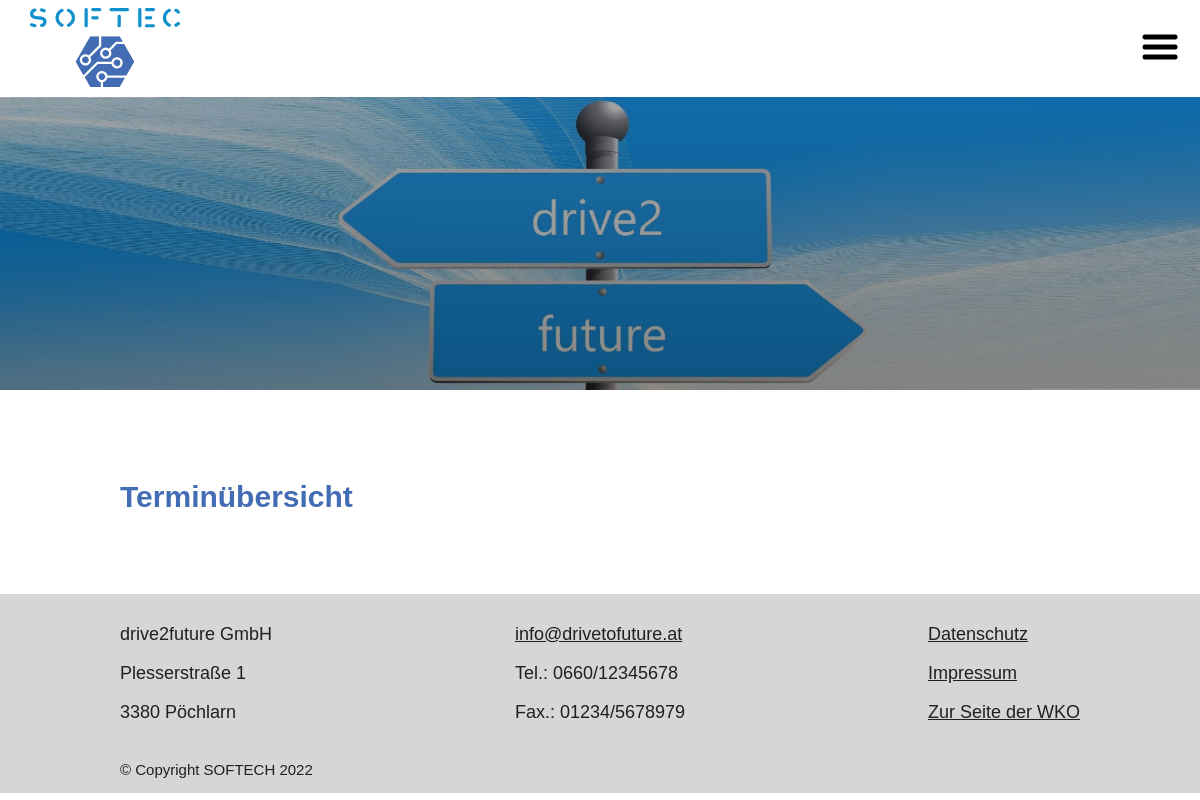
Page /views/appointments.php (signed in) on the earlier database version.
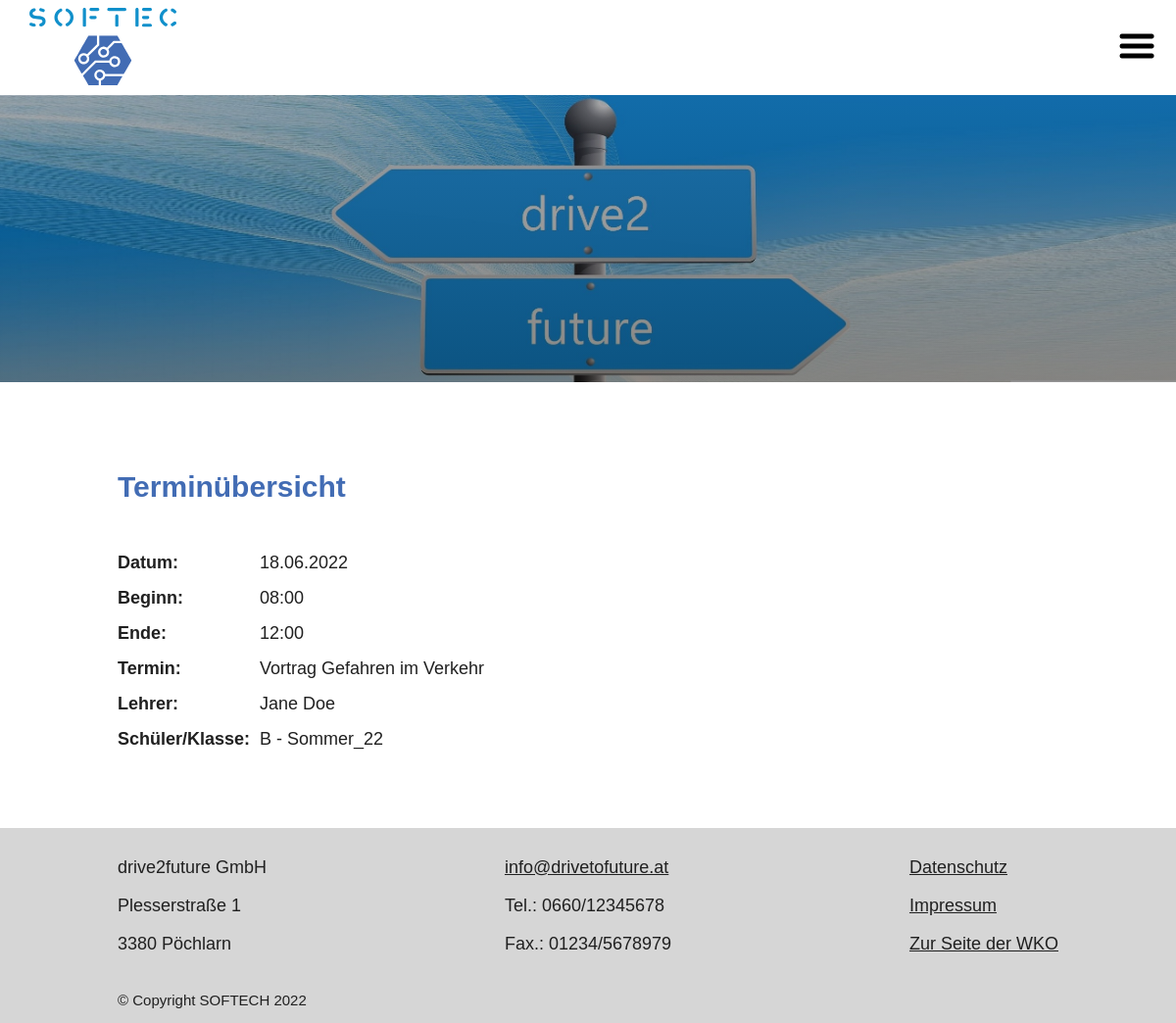
Same page on the later database version.
### tables this page shows
CREATE TABLE `appointments` (
    `id_appointment` int(11) NOT NULL,
    `date` date NOT NULL,
    `begin_time` time NOT NULL,
    `end_time` time NOT NULL,
    `description` TEXT NOT NULL,
    `appointment_types_id_a_type` int(11) NOT NULL,
    `rooms_id_room` int(11) NOT NULL,
    `class_id_class` int(11) NOT NULL
  );

CREATE TABLE `users` (
    `id_user` int(11) NOT NULL,
    `first_name` varchar(45) NOT NULL,
    `last_name` varchar(45) NOT NULL,
    `email` varchar(45) NOT NULL,
    `password` varchar(255) NOT NULL,
    `status` varchar(45) NOT NULL,
    `roles_id_role` int(11) NOT NULL
  );

CREATE TABLE `class` (
    `id_class` int(11) NOT NULL,
    `class_label` varchar(45) NOT NULL,
    `status` varchar(45) NOT NULL,
    `begin_date` date NOT NULL,
    `end_date` date NOT NULL
  );

### lib/user_role.php (called while the page is built, shortened)
<?php
require_once __DIR__ . '/../models/login.php';
if (isset($_SESSION['user_session']) || isset($_SESSION['userId'])) {
  $userId = $_SESSION['user_session'];
  $userId = str_replace('_loggedIn', '', $userId);
  $user_role = check_user_role($userId);
  $role = $user_role['r_type'];
}
switch ($role) {
  case 'ADMIN':
      $user_admin = true;
      break;
}

### models/db_connection.php (called while the page is built, shortened)
<?php
function get_db()
{
  static $db;
  if ($db instanceof PDO) {
    return $db;
  }
  $dsn = sprintf('mysql:host=%s;dbname=%s;', DB_HOST, DB_NAME);
  $db = new PDO($dsn, DB_USER, DB_PASS);
  return $db;
}

### models/login.php (called while the page is built, shortened)
<?php
require_once __DIR__ . '/db_connection.php';
function check_user_role(string $userId)
{
  $sql_check_user_role = 'SELECT `id_user`, `roles_id_role`, `roles`.`id_role`, `roles`.`r_type`
                          FROM `users`, `roles`
                          WHERE `id_user` = :userId
                          AND `roles`.`id_role` = `roles_id_role`';
  $stmt_check_user_role = get_db()->prepare($sql_check_user_role);
  $stmt_check_user_role->execute([':userId' => $userId]);
  $res_check_user_role = $stmt_check_user_role->fetch(PDO::FETCH_ASSOC);
  return $res_check_user_role;
}

### models/appointments.php (called while the page is built, shortened)
<?php
require_once __DIR__ . '/db_connection.php';
function get_appointments_overview()
{
    $sql = "SELECT a.id_appointment, a.date, a.begin_time, a.end_time, a.description, a.appointment_types_id_a_type,
	u.first_name as teacher_first_name, u.last_name as teacher_last_name, r.r_type, c.class_label, student.first_name as student_first_name, student.last_name as student_last_name
	FROM appointments a
	INNER JOIN users_has_appointments uha ON a.id_appointment = uha.appointments_id_appointment
    INNER JOIN users u ON uha.users_id_user = u.id_user
	INNER JOIN roles r ON u.roles_id_role = r.id_role
	INNER JOIN class c ON a.class_id_class = c.id_class
    LEFT OUTER JOIN (
		SELECT ap.id_appointment,us.first_name, us.last_name  FROM appointments ap
        INNER JOIN users_has_appointments uhap ON ap.id_appointment = uhap.appointments_id_appointment
		INNER JOIN users us ON uhap.users_id_user = us.id_user
        WHERE us.roles_id_role=2 AND ap.appointment_types_id_a_type=3
        ) as student ON student.id_appointment=a.id_appointment
    WHERE u.roles_id_role=3
    ORDER BY a.date;";
    $getAppointments = get_db()->query($sql);
    return $getAppointments->fetchAll();
}

### controllers/appointments.php (called while the page is built, shortened)
<?php
require_once __DIR__ . '/../lib/user_role.php';
require_once __DIR__ . '/../models/appointments.php';
function fetch_appointments_overview(){
    return get_appointments_overview();
}

### views/appointments.php (the view, shortened to what this page needs)
<?php
require_once __DIR__ . '/../lib/user_role.php';
require_once __DIR__ . '/../controllers/appointments.php';
?>
<!DOCTYPE html>
<html>
<?php require_once __DIR__ . '/partials/head.php' ?>
<body>
  <?php require_once __DIR__ . '/partials/navbar.php' ?>
  <div class="container">
    <h1>Terminübersicht</h1>
    <?php if ($user_admin) : ?>
      <div class="admin-overview">
        <?php foreach (fetch_appointments_overview() as $app) : ?>
          <div class="app-item">
            <div class="app-row">
              <div class="box-1"><span>Datum: </span><?php echo date('d.m.Y', strtotime($app['date'])) ?></p></div>
              <div class="box-2"><span>Beginn: </span><p><?php echo date('H:i', strtotime($app['begin_time'])) ?></p></div>
              <div class="box-3"><span>Ende: </span><p><?php echo date('H:i', strtotime($app['end_time'])) ?></p></div>
              <div class="box-4"><span>Termin: </span><p><?php echo $app['description']; ?></p></div>
              <div class="box-5"><span>Lehrer: </span><p><?php echo "${app['teacher_first_name']} ${app['teacher_last_name']}"; ?></p></div>
              <div class="box-6"><span>Schüler/Klasse: </span><p><?php
                if($app['appointment_types_id_a_type'] == 3 ){
                  echo "${app['student_first_name']} ${app['student_last_name']}";
                } else{
                  echo $app['class_label'];
                }
              ?></p></div>
            </div>
          </div>
        <?php endforeach ?>
      </div>
    <?php endif ?>
  </div>
  <?php require_once __DIR__ . '/partials/footer.php' ?>
</body>
</html>

Differences in the rows shown:
added appointments: date "18.06.2022", begin_time "08:00", end_time "12:00", description "Vortrag Gefahren im Verkehr", users.first_name "Jane", users.last_name "Doe", class_id_class.class_label "B - Sommer_22"
